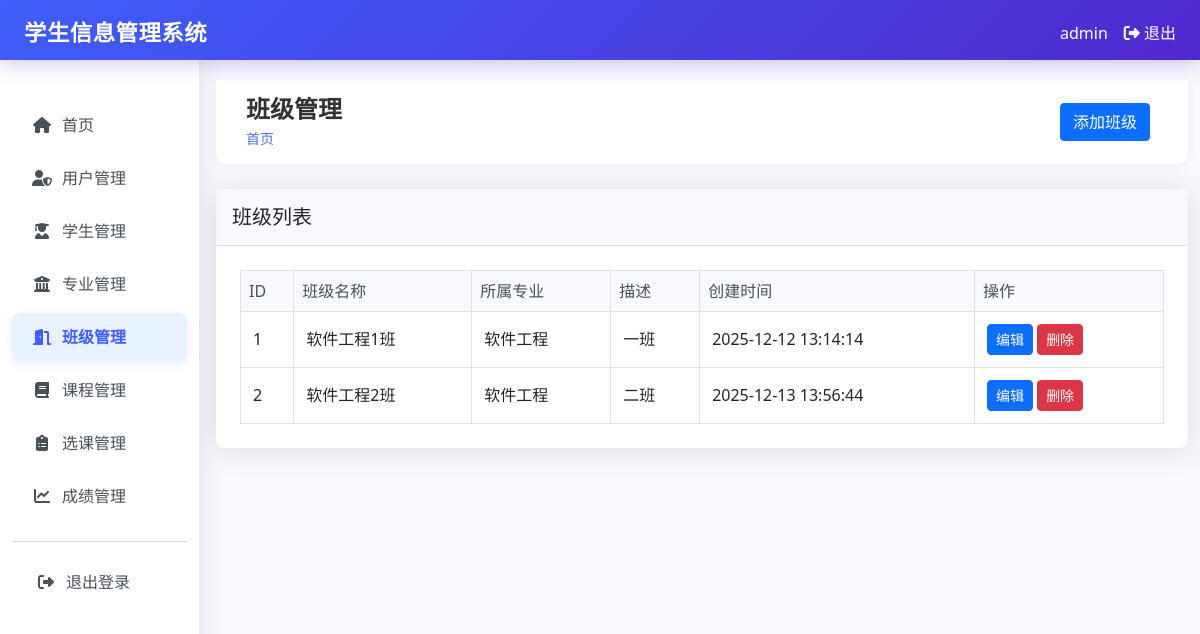
Page /classes (signed in) on the earlier database version.
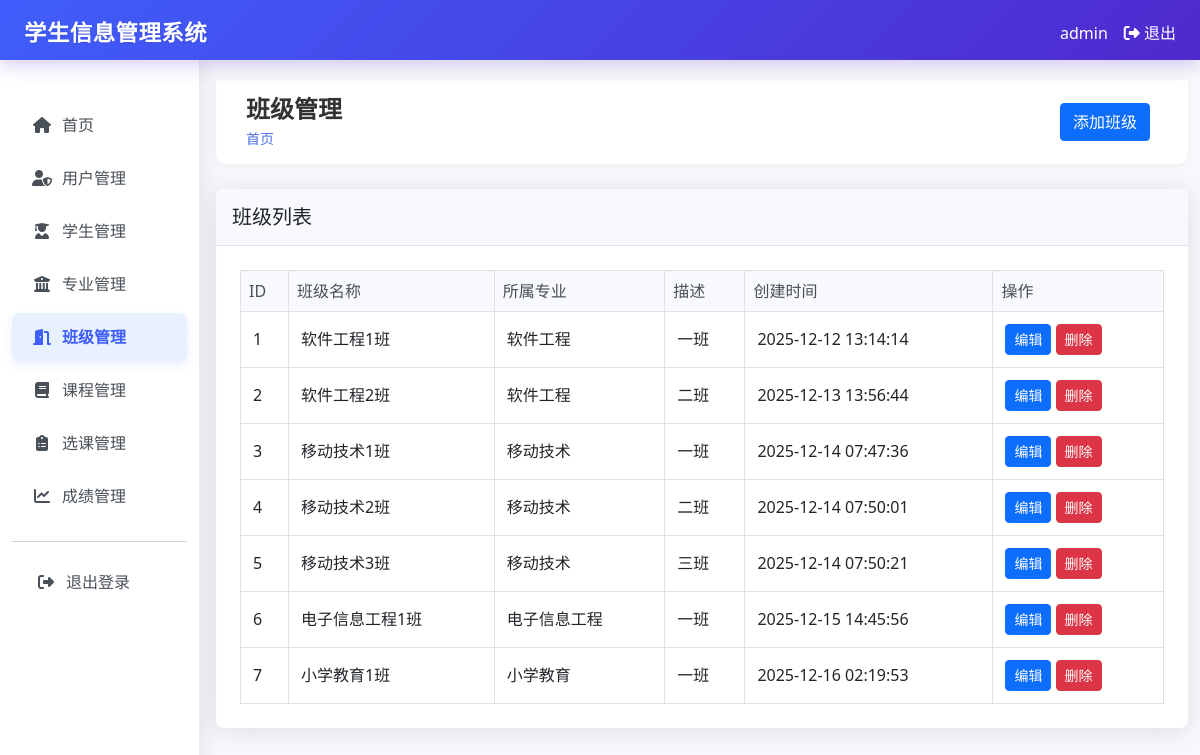
Same page on the later database version.
### tables this page shows
CREATE TABLE classes (
        id INTEGER PRIMARY KEY AUTOINCREMENT,
        name TEXT UNIQUE NOT NULL,
        major_id INTEGER,
        description TEXT,
        created_at TIMESTAMP DEFAULT CURRENT_TIMESTAMP,
        FOREIGN KEY (major_id) REFERENCES majors (id)
    );

CREATE TABLE majors (
        id INTEGER PRIMARY KEY AUTOINCREMENT,
        name TEXT UNIQUE NOT NULL,
        description TEXT,
        created_at TIMESTAMP DEFAULT CURRENT_TIMESTAMP
    );

### app.py (the view)
@app.route("/classes")
@login_required
def classes():
    conn = get_db_connection()
    classes = conn.execute("""
        SELECT c.*, m.name as major_name
        FROM classes c
        LEFT JOIN majors m ON c.major_id = m.id
        ORDER BY c.id ASC
    """).fetchall()
    conn.close()
    return render_template("classes/index.html", classes=classes)

### app.py (called while the page is built)
def login_required(f):
    @wraps(f)
    def decorated_function(*args, **kwargs):
        if "user_id" not in session:
            return redirect(url_for("login"))
        return f(*args, **kwargs)
    return decorated_function

def get_db_connection():
    conn = sqlite3.connect("student_management.db")
    conn.row_factory = sqlite3.Row
    return conn

### templates/classes/index.html (shortened to what this page needs)
{% extends "base.html" %}
{% block header %}班级管理{% endblock %}
{% block actions %}
{% if session.role == 'admin' %}
<a href="{{ url_for('create_class') }}" class="btn btn-primary">添加班级</a>
{% endif %}
{% endblock %}
{% block content %}
<div class="card">
    <div class="card-header">
        <h5 class="card-title mb-0">班级列表</h5>
    </div>
    <div class="card-body">
        <div class="table-responsive">
            <table class="table table-bordered table-hover">
                <thead class="table-light">
                    <tr>
                        <th>ID</th>
                        <th>班级名称</th>
                        <th>所属专业</th>
                        <th>描述</th>
                        <th>创建时间</th>
                        {% if session.role == 'admin' %}
                        <th>操作</th>
                        {% endif %}
                    </tr>
                </thead>
                <tbody>
                    {% for class in classes %}
                    <tr>
                        <td>{{ class.id }}</td>
                        <td>{{ class.name }}</td>
                        <td>{{ class.major_name or '未设置' }}</td>
                        <td>{{ class.description or '无描述' }}</td>
                        <td>{{ class.created_at }}</td>
                        {% if session.role == 'admin' %}
                        <td>
                            <a href="{{ url_for('edit_class', class_id=class.id) }}" class="btn btn-sm btn-primary">编辑</a>
                            <form action="{{ url_for('delete_class', class_id=class.id) }}" method="post" style="display: inline;" onsubmit="return confirm('确定要删除此班级吗？');">
                                <button type="submit" class="btn btn-sm btn-danger">删除</button>
                            </form>
                        </td>
                        {% endif %}
                    </tr>
                    {% endfor %}
                </tbody>
            </table>
        </div>
    </div>
</div>
{% endblock %}

Differences in the rows shown:
added classes: id "3", name "移动技术1班", name "移动技术", description "一班", created_at "2025-12-14 07:47:36"
added classes: id "4", name "移动技术2班", name "移动技术", description "二班", created_at "2025-12-14 07:50:01"
added classes: id "5", name "移动技术3班", name "移动技术", description "三班", created_at "2025-12-14 07:50:21"
added classes: id "6", name "电子信息工程1班", name "电子信息工程", description "一班", created_at "2025-12-15 14:45:56"
added classes: id "7", name "小学教育1班", name "小学教育", description "一班", created_at "2025-12-16 02:19:53"
